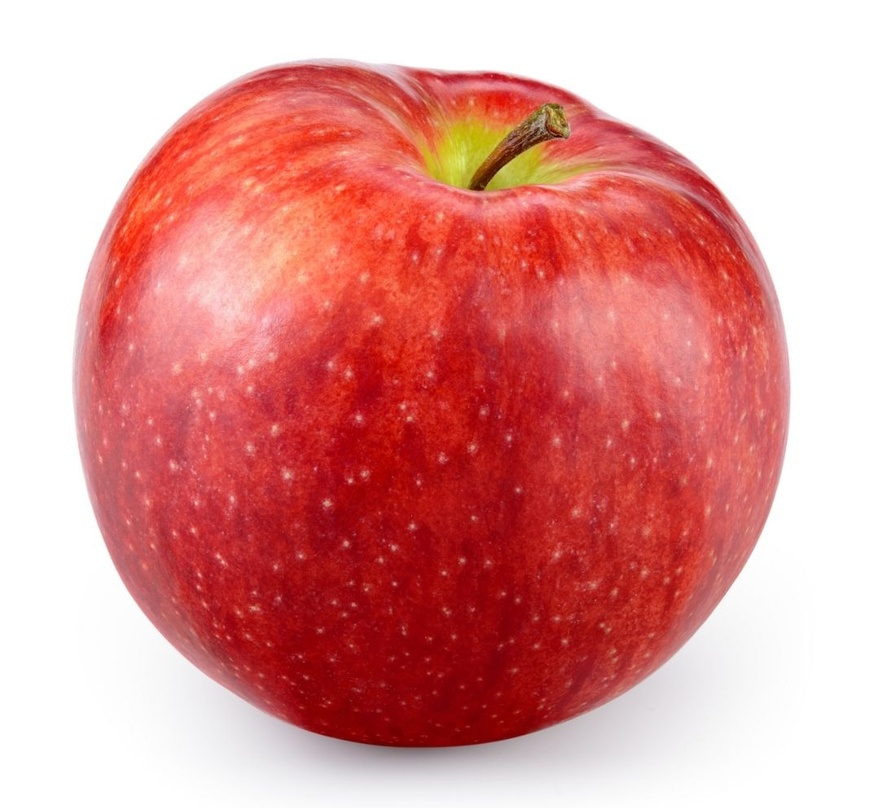
//> input picture capture2/picture/apple.jpg, 874 x 808 px, shrunk from 1073 x 992 before the run
$ ./apple_detector   (built with g++ and OpenCV 4)
//> lines starting //> are read from the running program, lines starting //| are printed output that depends on the picture; after the words box and inside, x2 and y2 are one past the last pixel; in counts of white or black regions, pixels touching at a corner belong together
#include <opencv2/core.hpp>
#include <opencv2/imgproc.hpp>
#include <opencv2/highgui.hpp>
#include <iostream>

int main(){
    std::string path ="/home/liu/桌面/homework/Seminar/capture2/picture/apple.jpg";
    cv::Mat apple =cv::imread(path);
//> apple is the input picture: 808 rows x 874 cols, CV_8UC3; mean B, G, R 147.1, 149.3, 223
    if(apple.empty()){
        std::cerr << "无法打开照片!!" <<std::endl;
        exit(-1);
    }
    //cv::imshow("apple",apple);
    //cv::waitKey();
    cv::Mat hsv;
    cv::cvtColor(apple, hsv, cv::COLOR_BGR2HSV);
//> hsv: 808 rows x 874 cols, CV_8UC3; mean H, S, V 54.2, 101.7, 223.1
    cv::imshow("hsv", hsv);
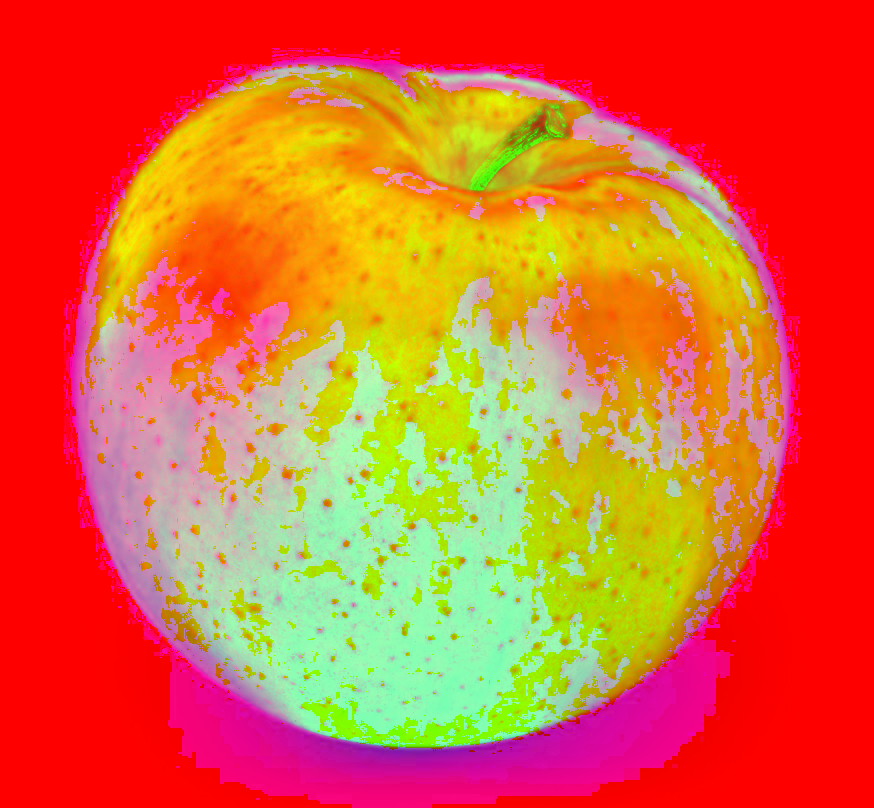
//> window 'hsv': 808 rows x 874 cols, CV_8UC3; mean B, G, R 54.2, 101.7, 223.1
    cv::waitKey();
    cv::Scalar lower_red = cv::Scalar(0, 50, 50);
    cv::Scalar upper_red = cv::Scalar(10, 255, 255);
    cv::Mat mask;
    cv::inRange(hsv, lower_red, upper_red, mask);
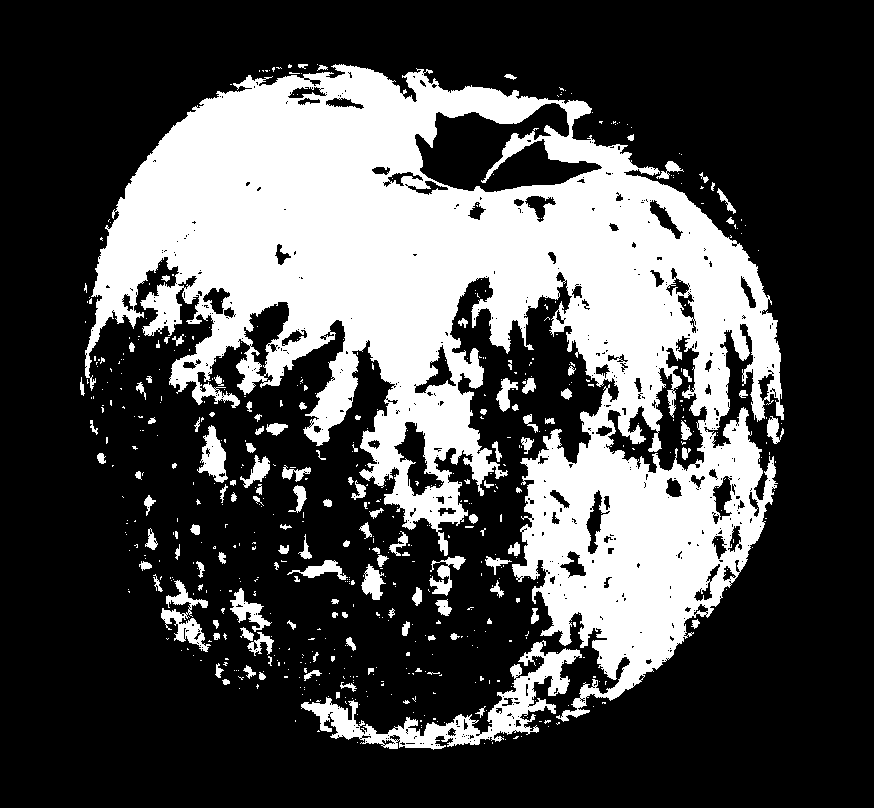
//> mask: 808 rows x 874 cols, CV_8UC1; 30.4% white; 606 white regions (478 under 20 px), largest, box (x1, y1, x2, y2) and area: (85, 64, 784, 722) 193405, (301, 640, 582, 750) 6903, (161, 580, 211, 652) 1222
    cv::imshow("mask", mask);
    cv::waitKey();

    return 0;
}
